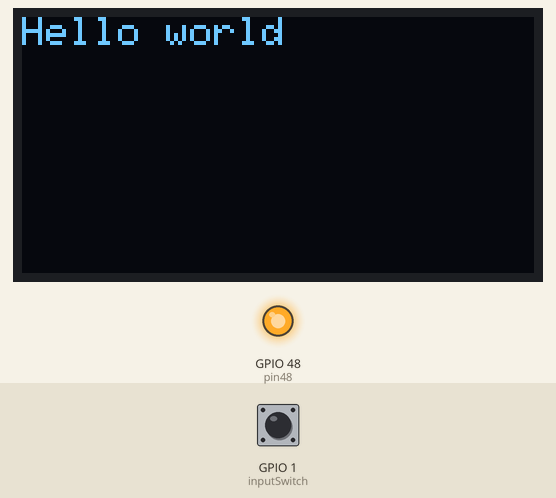
This program was run on a simulated ESP32-S3. Parts: 128×64 one-colour display, output pins drawn as LEDs (lit = HIGH). The test bench sets the inputs (shaded band); at power-on: GPIO 1 (inputSwitch) HIGH.

Above: at 0.06 s.
At 1.2 s:
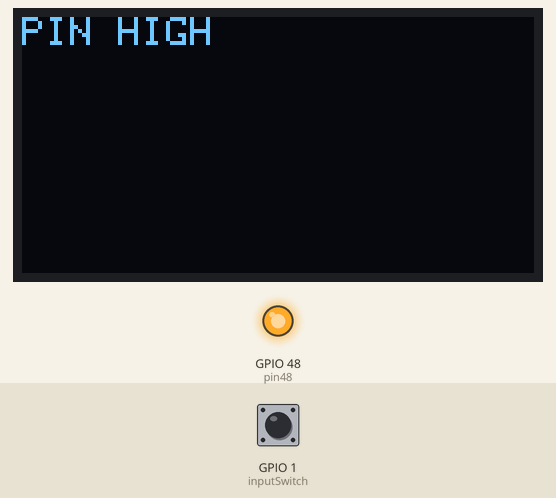
1.3 s: GPIO 1 (inputSwitch) pulled LOW for 0.15 s
At 1.41 s:
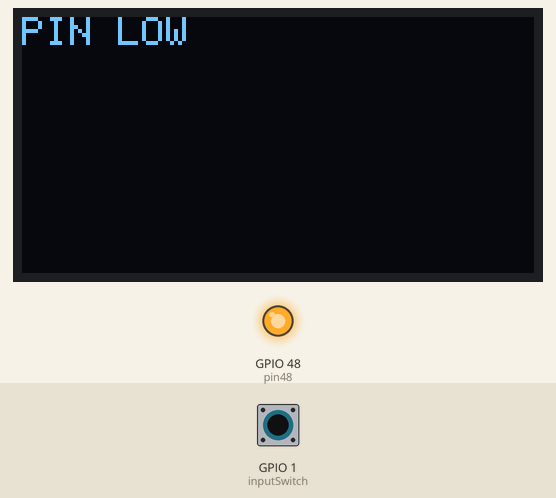
2.9 s: GPIO 1 (inputSwitch) pulled LOW for 3.2 s
Timing chart, 0 to 5.9 s (numbered marks = the images above; inputs shaded):
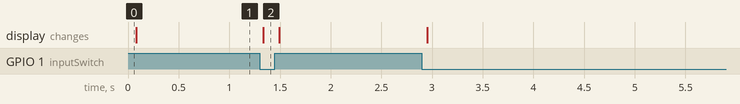

Measured:
- after the input at 1.3 s, the display: changes at once (image 2)

The program:

main.cpp
```cpp
#include <Arduino.h>
#include <Wire.h>
#include <Adafruit_GFX.h>
#include <Adafruit_SSD1306.h>

#define SCREEN_WIDTH 128 // OLED display width, in pixels
#define SCREEN_HEIGHT 64 // OLED display height, in pixels

#define I2C_SDA 15
#define I2C_SCL 16
#define inputSwitch 1
#define pin48 48

volatile int state{ 1 };

bool success = Wire.begin(I2C_SDA, I2C_SCL); // sets the I2C pins to the specified values

// Declaration for an SSD1306 display connected to I2C (SDA, SCL pins)
#define OLED_RESET     -1 // Reset pin # (or -1 if sharing Arduino reset pin)
Adafruit_SSD1306 display_handler(SCREEN_WIDTH, SCREEN_HEIGHT, &Wire, OLED_RESET);

void OledSetup(){
  display_handler.begin(SSD1306_SWITCHCAPVCC, 0x3C); // Displays Adafruit logo by default. call clearDisplay immediately if you don't want this.
  // display_handler.display();
  // delay(2000);

  display_handler.clearDisplay();

  display_handler.setTextSize(1);
  display_handler.setTextColor(SSD1306_WHITE);
  display_handler.setCursor(0,0); // set the cursor start location
  display_handler.println("Hello world");// Displays "Hello world!" on the screen
  display_handler.display();
}

void IRAM_ATTR convcallback(){
  state = digitalRead(inputSwitch);
}

void setup() {
  pinMode(inputSwitch, INPUT_PULLUP);
  pinMode(pin48, OUTPUT);

  attachInterrupt(inputSwitch, convcallback, CHANGE);
  digitalWrite(pin48, HIGH);

  OledSetup();
}

void loop() {
  if(!state){
    display_handler.clearDisplay();
    display_handler.setTextSize(1);
    display_handler.setTextColor(SSD1306_WHITE);
    display_handler.setCursor(0,0); // set the cursor start location
    display_handler.println("PIN LOW");
    display_handler.display();
  }
  else{
  display_handler.clearDisplay();
  display_handler.setTextSize(1);
  display_handler.setTextColor(SSD1306_WHITE);
  display_handler.setCursor(0,0); // set the cursor start location
  display_handler.println("PIN HIGH");
  display_handler.display();
  }
}
```
